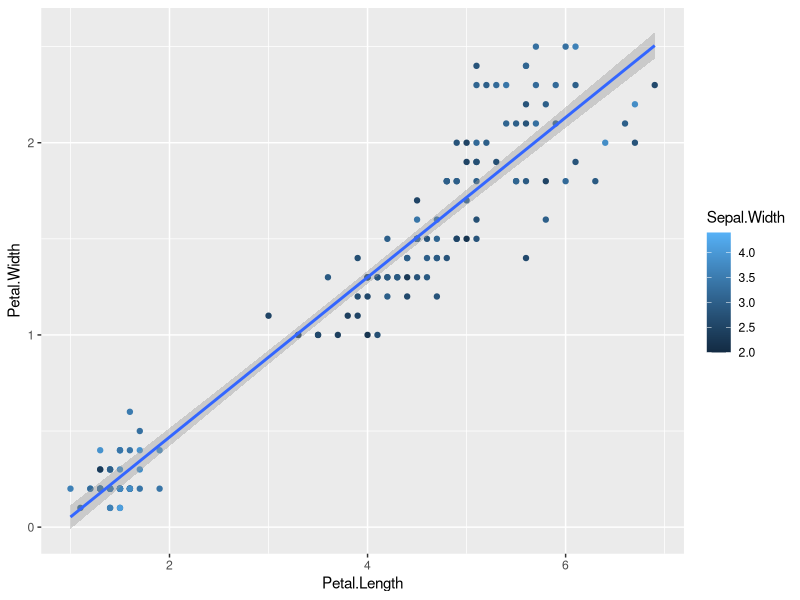
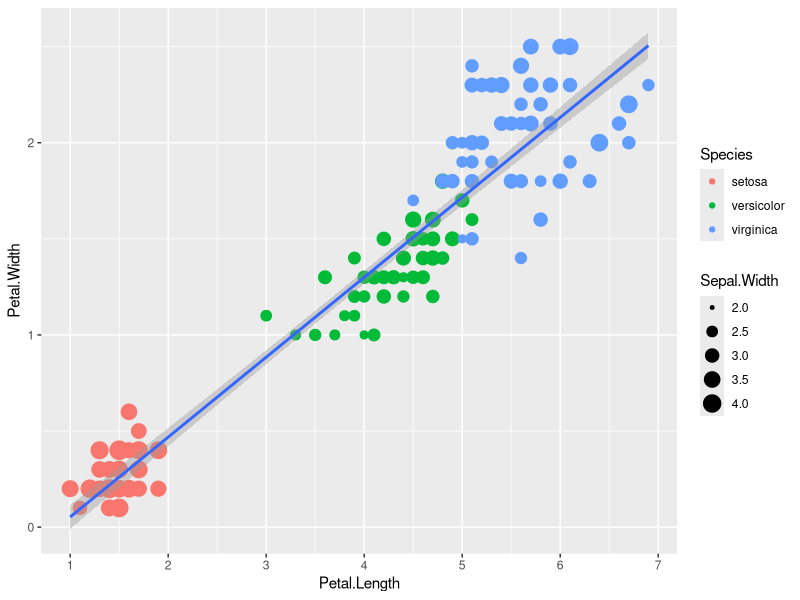
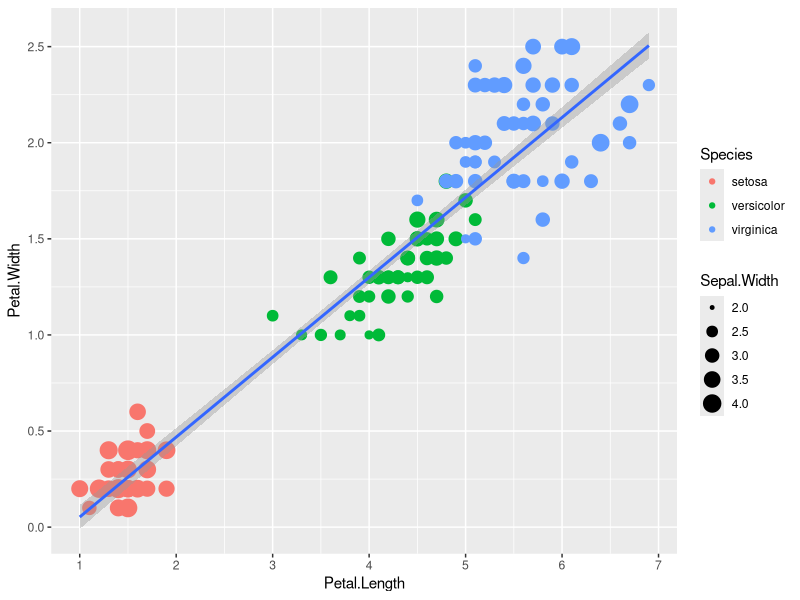
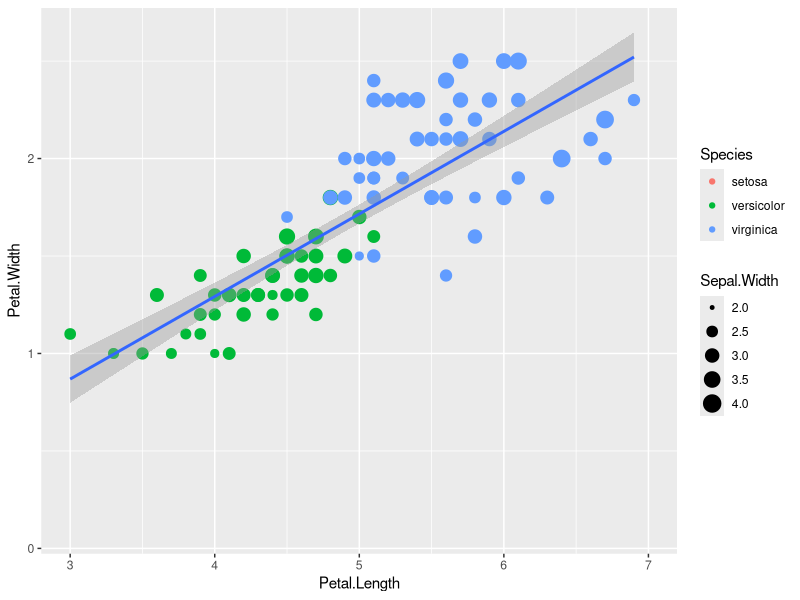
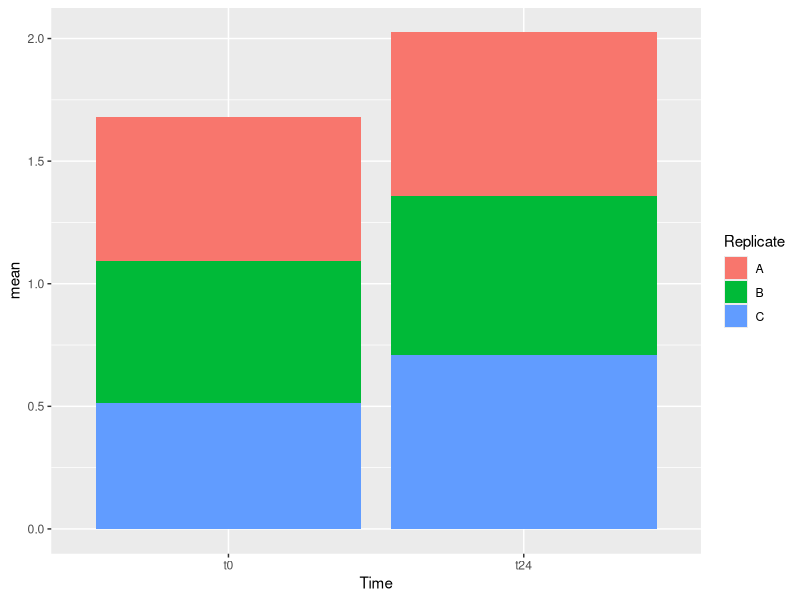
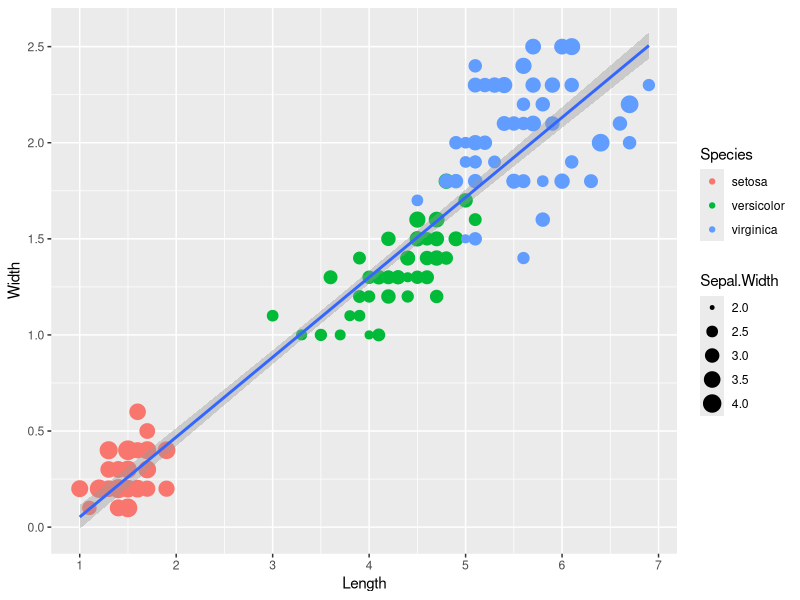
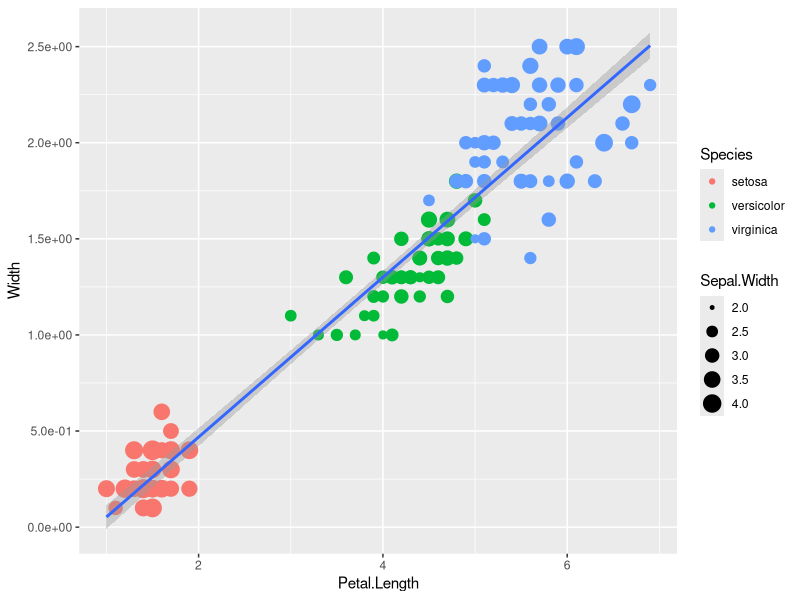
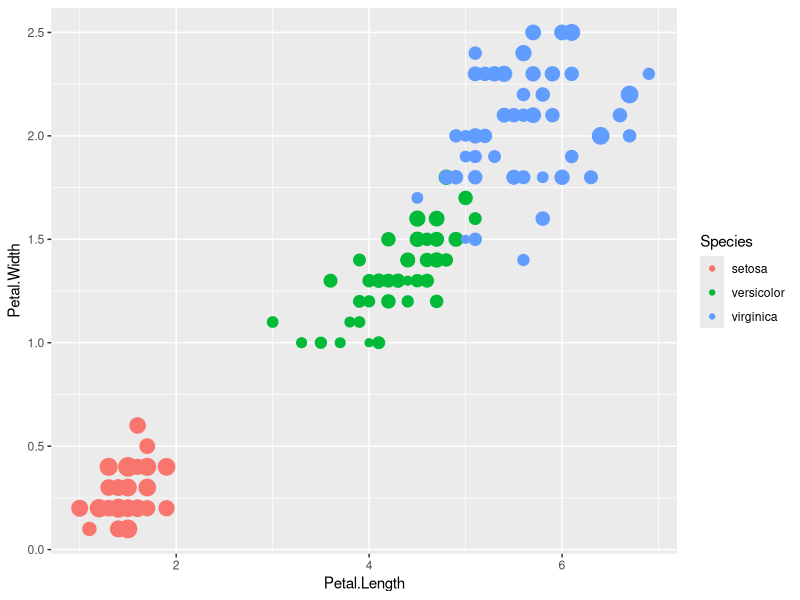

Reproduce these figures in R, in order.
## ---- chunk 1
hooks = knitr::knit_hooks$get()
hook_foldable = function(type) {
  force(type)
  function(x, options) {
    res = hooks[[type]](x, options)
    
    if (isFALSE(options[[paste0("fold.", type)]])) return(res)
    
    paste0(
      "<details><summary>", type, "</summary>\n\n",
      res,
      "\n\n</details>"
    )
  }
}
knitr::knit_hooks$set(
  output = hook_foldable("output"),
  plot = hook_foldable("plot")
)
## ---- chunk 2

## ---- chunk 3
library(dplyr)
library(ggplot2)
library(reshape2)
data("iris")
gc <- read.table("data/counts_raw.txt", header = T, row.names = 1, sep = "\t")
md <- read.table("data/metadata_raw.csv", header = T, sep = ";")
rownames(md) <- md$Sample_ID

library(tidyverse)
gc_long <- gc %>%
  rownames_to_column(var = "Gene") %>%
  gather(Sample_ID, count, -Gene) %>% 
  full_join(md, by = "Sample_ID") %>% 
  select(Sample_ID, everything()) %>% 
  select(-c(Gene,count), c(Gene,count)) 
gc_long$Sample_Name <- factor(gc_long$Sample_Name, levels = c("t0_A","t0_B","t0_C","t2_A","t2_B","t2_C","t6_A","t6_B","t6_C","t24_A","t24_B","t24_C"))
gc_long$Time <- factor(gc_long$Time, levels = c("t0","t2","t6","t24"))
gc_long$Replicate <- factor(gc_long$Replicate, levels = c("A","B","C"))

se <- function(x) sqrt(var(x)/length(x))
## ---- chunk 4
ggplot(data=iris,mapping=aes(x=Petal.Length,y=Petal.Width))+
  geom_point(aes(color=Sepal.Width))+
  geom_smooth(method="lm")
## ---- chunk 5
ggplot(data=iris,mapping=aes(x=Petal.Length,y=Petal.Width))+
  geom_point(aes(size=Sepal.Width, color=Species))+
  geom_smooth(method="lm") +
  scale_x_continuous(breaks = 1:7)
## ---- chunk 6
ggplot(data=iris,mapping=aes(x=Petal.Length,y=Petal.Width))+
  geom_point(aes(size=Sepal.Width, color=Species))+
  geom_smooth(method="lm") +
  scale_x_continuous(breaks = 1:7) +
  scale_y_continuous(breaks = seq(0,3,0.5))
## ---- chunk 7
ggplot(data=iris,mapping=aes(x=Petal.Length,y=Petal.Width))+
  geom_point(aes(size=Sepal.Width, color=Species)) +
  geom_smooth(method="lm") +
  scale_x_continuous(limits=c(3, 7))
## ---- chunk 8
gc_long %>% 
  group_by(Time, Replicate) %>% 
  summarise(mean=mean(log10(count +1)),se=se(log10(count +1))) %>%
  ggplot(aes(x=Time, y=mean, fill = Replicate)) + 
  geom_col() + 
  scale_x_discrete(limits=c("t0","t24"))
## ---- chunk 9
ggplot(data=iris,mapping=aes(x=Petal.Length,y=Petal.Width))+
  geom_point(aes(size=Sepal.Width, color=Species))+
  geom_smooth(method="lm") +
  scale_x_continuous(name = "Length", breaks = 1:7) +
  scale_y_continuous(name = "Width", breaks = seq(0,3,0.5))
## ---- chunk 10
library(scales)
ggplot(data=iris,mapping=aes(x=Petal.Length,y=Petal.Width))+
  geom_point(aes(size=Sepal.Width, color=Species))+
  geom_smooth(method="lm") +
  scale_y_continuous(name = "Width", breaks = seq(0,3,0.5), labels = scientific)
## ---- chunk 11
ggplot(data=iris,mapping=aes(x=Petal.Length,y=Petal.Width))+
  geom_point(aes(color=Species,size=Sepal.Width))+
  guides(size="none")
## ---- chunk 12

ggplot(data=iris,mapping=aes(x=Petal.Length,y=Petal.Width))+
  geom_point(aes(color=Species,size=Sepal.Width),show.legend=FALSE)
## ---- chunk 13
ggplot(data=iris,mapping=aes(x=Petal.Length,y=Petal.Width))+
  geom_point(aes(size=Sepal.Width, color=Species))+
  geom_smooth(method="lm")
## ---- chunk 14
ggplot(data=iris,mapping=aes(x=Petal.Length,y=Petal.Width))+
  geom_point(aes(size=Sepal.Width, color=Species))+
  geom_smooth(method="lm") +
  scale_size_continuous(name = "Width of Sepal") +
  scale_color_discrete(name = "Organism", labels = c("Iris setosa", "Iris versicolor", "Iris virginica"))
## ---- chunk 15
ggplot(data=iris,mapping=aes(x=Petal.Length,y=Petal.Width))+
  geom_point(aes(color=Species,size=Sepal.Width)) +
  theme(legend.position="top",
        legend.justification="right")
## ---- chunk 16
ggplot(data=iris,mapping=aes(x=Petal.Length,y=Petal.Width))+
  geom_point(aes(color=Species,size=Sepal.Width))+
  guides(size=guide_legend(nrow=2,byrow=TRUE),
         color=guide_legend(nrow=3,byrow=T))+
  theme(legend.position="top",
        legend.justification="right")
## ---- chunk 17
ggplot(data=iris,mapping=aes(x=Petal.Length,y=Petal.Width)) +
  geom_point(aes(color=Species,size=Sepal.Width)) +
  scale_x_continuous(name = "Length", breaks = 1:7) +
  scale_y_continuous(name = "Width", breaks = seq(0,3,0.5)) +
  theme(axis.text.x = element_text(face="bold", color="#993333", size=14, angle=45), 
        axis.text.y = element_text(face="bold", color="#993333", size=14, angle=45))
## ---- chunk 18
ggplot(data=iris,mapping=aes(x=Petal.Length,y=Petal.Width)) +
  geom_point(aes(color=Species,size=Sepal.Width)) +
  scale_x_continuous(name = "Length", breaks = 1:7) +
  scale_y_continuous(name = "Width", breaks = seq(0,3,0.5)) +
  theme(axis.text.x = element_text(face="bold", color="#993333", size=14, angle=45), 
        axis.text.y = element_text(face="bold", color="#993333", size=14, angle=45), 
        axis.ticks = element_blank())
## ---- chunk 19
P <- gc_long %>% 
  group_by(Time, Replicate) %>% 
  summarise(mean=mean(log10(count +1)),se=se(log10(count +1))) %>%
  ggplot(aes(x= Time, y= mean, fill = Replicate)) + 
  geom_col(position = position_dodge2()) +
  geom_errorbar(aes(ymin=mean-se, ymax=mean+se), position = position_dodge2(.9, padding = .6)) +
  theme(axis.ticks = element_blank())
P
## ---- chunk 20
P + theme_bw(base_size = 16)
## ---- chunk 21
P + theme_minimal(base_size = 16)
## ---- chunk 22
Q <- ggplot(data = gc_long, mapping = aes(x = Sample_Name, y = log10(count + 1), fill = Time)) + geom_boxplot()
Q  
## ---- chunk 23
library(ggthemes)
Q + theme_tufte()
## ---- chunk 24
Q + theme_economist() + 
  scale_color_economist()
## ---- chunk 25
Q + theme_stata() +
  scale_color_stata()
## ---- chunk 26
gc_long %>% 
  group_by(Time, Replicate) %>% 
  summarise(mean=mean(log10(count +1)),se=se(log10(count +1))) %>%
  ggplot(aes(x=Time, y=mean, color = Replicate)) +
  facet_wrap(~Replicate) +
  geom_line(aes(group=1), stat= "identity", size = 2) +
  scale_x_discrete(limits= c("t0", "t2", "t24")) +
  scale_y_continuous(limits = c(0.4,0.8), breaks = seq(0.4,0.8,0.05)) +
  guides(color="none") +
  ylab(label = "mean(log10(count + 1))") +
  theme_light() +
  theme(axis.text = element_text(face="bold", size=12),
        axis.title = element_text(face="bold", color = "#C84DF9", size=14),
        axis.ticks = element_blank())
## ---- chunk 27
sessionInfo()
